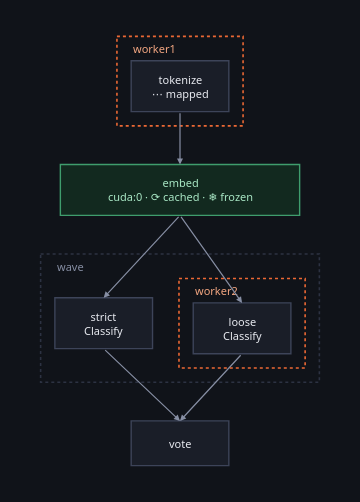

The code cell stored with this chart in its notebook:
### Markdown cell above
In a notebook the graph draws itself — the figure **is** the plan, because that
is where the decisions show. The fill says only *where* a node runs; cached,
frozen and mapped are badges in the label, since three facts do not fit in one
colour and inventing a precedence between them would hide two of the three.

### Code cell
spread

### Figure 1 — Plotly figure (JSON) as saved in the notebook; plotly's stock layout.template omitted (floating-point values rounded to 4 significant figures)
{"data": [{"hoverinfo": "text", "hovertext": ["<b>tokenize</b><br>class: Tokenize<br>device: cpu<br>host: worker1<br>mapped over its items", "<b>embed</b><br>class: Embed<br>device: cuda:0<br>cached<br>frozen", "<b>strict</b><br>class: Classify<br>device: cpu", "<b>loose</b><br>class: Classify<br>device: cpu<br>host: worker2", "<b>vote</b><br>class: Vote<br>device: cpu"], "marker": {"opacity": 0, "size": 1}, "mode": "markers", "showlegend": false, "type": "scatter", "x": [137.0, 137.0, 62.0, 198.0, 137.0], "y": [49.0, 151.0, 282.0, 287.0, 400.0]}], "layout": {"annotations": [{"align": "left", "font": {"color": "#f2a681", "family": "system-ui, -apple-system, Segoe UI, Roboto, sans-serif", "size": 11}, "showarrow": false, "text": "worker1", "x": 89.0, "xanchor": "left", "y": 12.0, "yanchor": "middle"}, {"align": "center", "font": {"color": "#e7e9ef", "family": "system-ui, -apple-system, Segoe UI, Roboto, sans-serif", "size": 11}, "showarrow": false, "text": "tokenize<br>⋯ mapped", "x": 137.0, "xanchor": "center", "y": 49.0, "yanchor": "middle"}, {"align": "center", "font": {"color": "#a9e7c5", "family": "system-ui, -apple-system, Segoe UI, Roboto, sans-serif", "size": 11}, "showarrow": false, "text": "embed<br>cuda:0 · ⟳ cached · ❄ frozen", "x": 137.0, "xanchor": "center", "y": 151.0, "yanchor": "middle"}, {"align": "left", "font": {"color": "#868ea3", "family": "system-ui, -apple-system, Segoe UI, Roboto, sans-serif", "size": 11}, "showarrow": false, "text": "wave", "x": 14.0, "xanchor": "left", "y": 226.0, "yanchor": "middle"}, {"align": "center", "font": {"color": "#e7e9ef", "family": "system-ui, -apple-system, Segoe UI, Roboto, sans-serif", "size": 11}, "showarrow": false, "text": "strict<br>Classify", "x": 62.0, "xanchor": "center", "y": 282.0, "yanchor": "middle"}, {"align": "left", "font": {"color": "#f2a681", "family": "system-ui, -apple-system, Segoe UI, Roboto, sans-serif", "size": 11}, "showarrow": false, "text": "worker2", "x": 150.0, "xanchor": "left", "y": 250.0, "yanchor": "middle"}, {"align": "center", "font": {"color": "#e7e9ef", "family": "system-ui, -apple-system, Segoe UI, Roboto, sans-serif", "size": 11}, "showarrow": false, "text": "loose<br>Classify", "x": 198.0, "xanchor": "center", "y": 287.0, "yanchor": "middle"}, {"align": "center", "font": {"color": "#e7e9ef", "family": "system-ui, -apple-system, Segoe UI, Roboto, sans-serif", "size": 11}, "showarrow": false, "text": "vote", "x": 137.0, "xanchor": "center", "y": 400.0, "yanchor": "middle"}, {"arrowcolor": "#868ea3", "arrowhead": 2, "arrowsize": 1, "arrowwidth": 1.2, "ax": 137.0, "axref": "x", "ay": 74.0, "ayref": "y", "showarrow": true, "text": "", "x": 137.0, "xref": "x", "y": 126.0, "yref": "y"}, {"arrowcolor": "#868ea3", "arrowhead": 2, "arrowsize": 1, "arrowwidth": 1.2, "ax": 137.0, "axref": "x", "ay": 176.0, "ayref": "y", "showarrow": true, "text": "", "x": 62.0, "xref": "x", "y": 257.0, "yref": "y"}, {"arrowcolor": "#868ea3", "arrowhead": 2, "arrowsize": 1, "arrowwidth": 1.2, "ax": 137.0, "axref": "x", "ay": 176.0, "ayref": "y", "showarrow": true, "text": "", "x": 198.0, "xref": "x", "y": 262.0, "yref": "y"}, {"arrowcolor": "#868ea3", "arrowhead": 2, "arrowsize": 1, "arrowwidth": 1.2, "ax": 62.0, "axref": "x", "ay": 307.0, "ayref": "y", "showarrow": true, "text": "", "x": 137.0, "xref": "x", "y": 378.0, "yref": "y"}, {"arrowcolor": "#868ea3", "arrowhead": 2, "arrowsize": 1, "arrowwidth": 1.2, "ax": 198.0, "axref": "x", "ay": 312.0, "ayref": "y", "showarrow": true, "text": "", "x": 137.0, "xref": "x", "y": 378.0, "yref": "y"}], "font": {"color": "#e7e9ef", "family": "system-ui, -apple-system, Segoe UI, Roboto, sans-serif", "size": 12}, "height": 502.0, "hoverlabel": {"align": "left", "bgcolor": "#1a1e28", "bordercolor": "#2c3242", "font": {"color": "#e7e9ef", "family": "system-ui, -apple-system, Segoe UI, Roboto, sans-serif"}}, "legend": {"bgcolor": "rgba(0,0,0,0)", "font": {"color": "#868ea3"}, "orientation": "h", "x": 1, "xanchor": "right", "y": 1.02, "yanchor": "bottom"}, "margin": {"b": 16, "l": 16, "r": 16, "t": 16}, "paper_bgcolor": "#101319", "plot_bgcolor": "#101319", "shapes": [{"fillcolor": "rgba(0,0,0,0)", "layer": "below", "line": {"color": "#eb6834", "dash": "dot", "width": 1.6}, "type": "rect", "x0": 75.0, "x1": 199.0, "y0": 0.0, "y1": 88.0}, {"fillcolor": "#1a1e28", "layer": "below", "line": {"color": "#3d4459", "width": 1.4}, "type": "rect", "x0": 89.0, "x1": 185.0, "y0": 24.0, "y1": 74.0}, {"fillcolor": "#12291f", "layer": "below", "line": {"color": "#3f9d6d", "width": 1.4}, "type": "rect", "x0": 19.4, "x1": 254.6, "y0": 126.0, "y1": 176.0}, {"fillcolor": "rgba(0,0,0,0)", "layer": "below", "line": {"color": "#2c3242", "dash": "dot", "width": 1.6}, "type": "rect", "x0": 0.0, "x1": 274.0, "y0": 214.0, "y1": 340.0}, {"fillcolor": "#1a1e28", "layer": "below", "line": {"color": "#3d4459", "width": 1.4}, "type": "rect", "x0": 14.0, "x1": 110.0, "y0": 257.0, "y1": 307.0}, {"fillcolor": "rgba(0,0,0,0)", "layer": "below", "line": {"color": "#eb6834", "dash": "dot", "width": 1.6}, "type": "rect", "x0": 136.0, "x1": 260.0, "y0": 238.0, "y1": 326.0}, {"fillcolor": "#1a1e28", "layer": "below", "line": {"color": "#3d4459", "width": 1.4}, "type": "rect", "x0": 150.0, "x1": 246.0, "y0": 262.0, "y1": 312.0}, {"fillcolor": "#1a1e28", "layer": "below", "line": {"color": "#3d4459", "width": 1.4}, "type": "rect", "x0": 89.0, "x1": 185.0, "y0": 378.0, "y1": 422.0}], "width": 360, "xaxis": {"range": [-20, 294.0], "visible": false}, "yaxis": {"range": [442.0, -20], "scaleanchor": "x", "visible": false}}}
